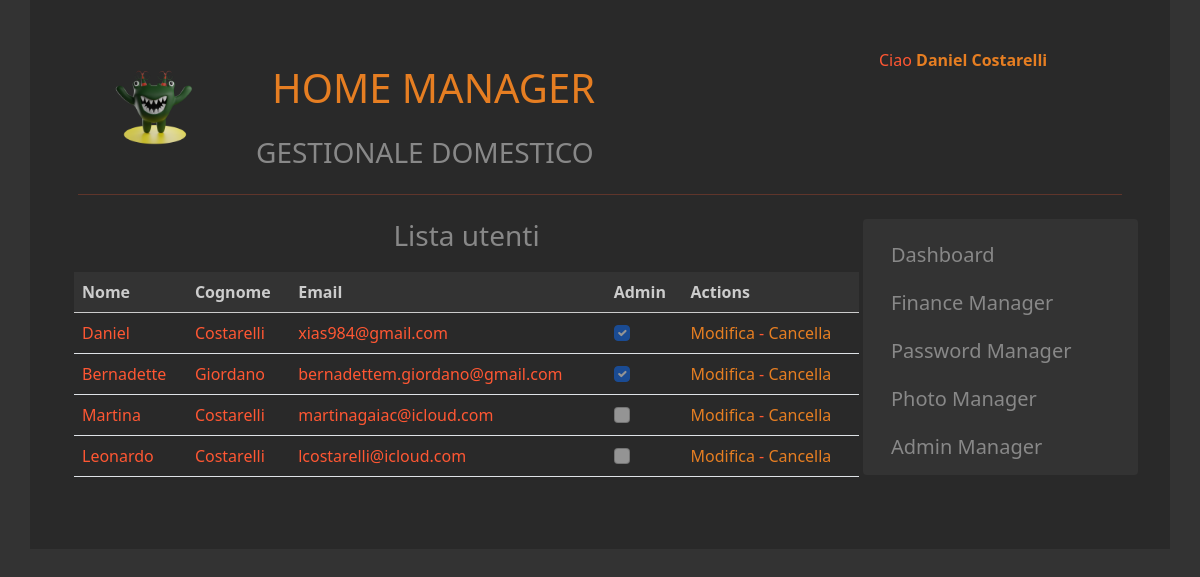
Screenshot of /index.php?page=listusers (signed in) with the database file from the repository.
### tables this page shows
CREATE TABLE `configuration` (
  `id` tinyint NOT NULL AUTO_INCREMENT,
  `name` varchar(50) DEFAULT NULL,
  `description` varchar(60) DEFAULT NULL,
  `maintenance` tinyint(1) NOT NULL,
  `logo` varchar(60) DEFAULT NULL,
  `id_color` tinyint NOT NULL,
  PRIMARY KEY (`id`)
);

CREATE TABLE `users` (
  `id` int NOT NULL AUTO_INCREMENT,
  `firstname` varchar(60) DEFAULT NULL,
  `familyname` varchar(50) DEFAULT NULL,
  `email` varchar(50) DEFAULT NULL,
  `admin` tinyint(1) DEFAULT NULL,
  `password` varchar(255) DEFAULT NULL,
  PRIMARY KEY (`id`)
);

### system/config.php (called while the page is built, shortened)
<?php
require("./configuration/controller/ConfigurationController.class.php");
$config = new ConfigurationController();
$row = $config->selectConfiguration();
if ($row) {
	$title 			= $row['name'];
	$description 	= $row['description'];
	$logo 			= $row['logo'];
}
?>

### configuration/controller/ConfigurationController.class.php (called while the page is built, shortened)
<?php
require("./configuration/model/Configuration.class.php");
class ConfigurationController
{
    public function __construct() {
        $this->config = new Configuration();
    }
    public function selectConfiguration() {
        return $this->config->getConfiguration();
    }
}

### configuration/model/Configuration.class.php (called while the page is built, shortened)
<?php
require("./system/connection.php");
class Configuration
{
    public function getConfiguration() {
        global $conn;
        $query = "SELECT name, description, maintenance, logo, id_color FROM configuration";
        $result = mysqli_query($conn, $query);
        $row = mysqli_fetch_assoc($result);
        return $row;
    }
}
?>

### system/includes.php (called while the page is built, shortened)
<?php
	require_once("system/config.php");
?>

### auth/controller/AuthController.class.php (called while the page is built, shortened)
<?php
require("./auth/model/Auth.class.php");
class AuthController {
    private $user;
    public function __construct($userData = null) {
        $this->user = new Auth();
    }
    public function listUserTable() {
        $userList = array(
            array('Nome', 'Cognome', 'Email', 'Admin', 'Actions')
        );
        $userArray = array();
        if ($this->user->getUsers()) {
            $usersData = $this->user->getUsers();
            foreach ($usersData as $userData) {
                $userArray[] = [
                    ucfirst($userData['firstname']),
                    ucfirst($userData['familyname']),
                    strtolower($userData['email']),
                    $userData['admin'],
                    $userData['id']
                ];
            }
            $userList = array_merge($userList, $userArray);
        }
        return $userList;
    }
}

### auth/model/Auth.class.php (called while the page is built, shortened)
<?php
require("./system/connection.php");
class Auth {
    public function __construct() {
        $this->table = 'users';
    }
    public function getUsers($wheAdmin = null) {
        global $conn;
        $where = !empty($wheAdmin) ? ' WHERE admin = 1' : '';
        $query = "SELECT id, firstname, familyname, email, admin FROM $this->table$where";
        $result = mysqli_query($conn, $query);
        $users = array();
        if ($result->num_rows > 0) {
            while ($row = mysqli_fetch_assoc($result)) {
                $users[] = $row;
            }
        }
        return $users;
    }
}

### frontend/pages/listusers.php (the view, shortened to what this page needs)
<?php
require("./auth/controller/AuthController.class.php");
$users = new AuthController($_GET);
$userData = $users->listUserTable();
?>
<div class="title">
    <h3>Lista utenti</h3>
</div>
<div class="row">
    <div class="col-md-12" style="overflow-x: auto;">
        <table class="table responsive">
            <thead>
                <tr>
                <?php foreach ($userData[0] as $header) { ?>
                    <th scope="col"><?=$header?></th>
                <?php }?>
                </tr>
            </thead>
            <tbody>
                <?php foreach (array_slice($userData, 1) as $user) {
                ?>
                <tr>
                    <?php foreach ($user as $key => $value) {
                        echo '<td>';
                        if ($key === 0 || $key === 1 || $key === 2) {
                            if (!empty($_GET['editid']) && isset($_GET['editid']) && $_GET['editid'] == $user[4]) {
                                echo '<input type="text" value="' . $value . '" name="' . $key . '">';
                            } else {
                                echo $value;
                            }
                        } elseif ($key === 3) {
                            $checked = $value ? 'checked' : '';
                            $disabled = !empty($_GET['editid']) && isset($_GET['editid']) && $_GET['editid'] == $user[4] ?: 'disabled';
                            echo '<input class="form-check-input" type="checkbox" name="' . $key . '" ' . $checked . ' ' . $disabled . '>';
                        } elseif ($key === 4) {
                            if (!empty($_GET['editid']) && isset($_GET['editid']) && $_GET['editid'] == $user[4]) {
                                echo '<a href="#" onclick="document.getElementById(\'edituser\').submit();">Conferma</a> - ' .
                                    '<a href="'.refreshPageWOmsg().'">Chiudi</a>';
                            } else {
                                echo '<a href="index.php?page=listusers&editid=' . $value . '">Modifica</a> - ' .
                                    '<a href="index.php?page=listusers&deleteid=' . $value . '">Cancella</a>';
                            }
                        } else {
                            echo $value;
                        }
                        echo '</td>';
                    }
                    ?>
                </tr>
                <?php
            } ?>
            </tbody>
        </table>
    </div>
</div>

### frontend/base.php (shortened to what this page needs)
<?php
	global $title;
	global $description;
	global $logo;
?>
<!DOCTYPE html>
<html lang="en">
<head>
    <link rel="stylesheet" href="https://stackpath.bootstrapcdn.com/bootstrap/5.0.0-alpha1/css/bootstrap.min.css">
    <link rel="stylesheet" href="https://cdnjs.cloudflare.com/ajax/libs/font-awesome/5.15.3/css/all.min.css">
</head>
<body>
    <div class="container p-5">
        <div class="row">
            <div class="col-md-2" style="text-align:center">
                <?php if (!empty($logo)) { ?>
                <img src="<?= $logo?>" alt="<?= $title?>" width="100" height="100">
                <?php }?>
            </div>
            <div class="col-md-7">
                <h1 class="p-3"><?php echo '<a href="index.php">'.strtoUpper($title) .'</a>'; ?></h1>
                <h3><?= strtoUpper($description) ?></h3>
            </div>
            <div class="col-md-3">
            </div>
        </div>
        <hr>
        <div class="row">
            <div class="col-md-9 p-2">
                <?php getPage();?>
            </div>
            <div class="col-md-3 p-2">
            </div>
        </div>
    </div>
</body>
</html>

### rows the page displays
configuration: logo (picture), name "HOME MANAGER", description "GESTIONALE DOMESTICO"
users: firstname "Daniel", familyname "Costarelli", email "xias984@gmail.com"
users: firstname "Bernadette", familyname "Giordano", email "bernadettem.giordano@gmail.com"
users: firstname "Martina", familyname "Costarelli", email "martinagaiac@icloud.com"
users: firstname "Leonardo", familyname "Costarelli", email "lcostarelli@icloud.com"

### other values shown
$_SESSION['name'] "Daniel Costarelli"
$header "Nome"
$header "Cognome"
$header "Email"
$header "Admin"
$header "Actions"
